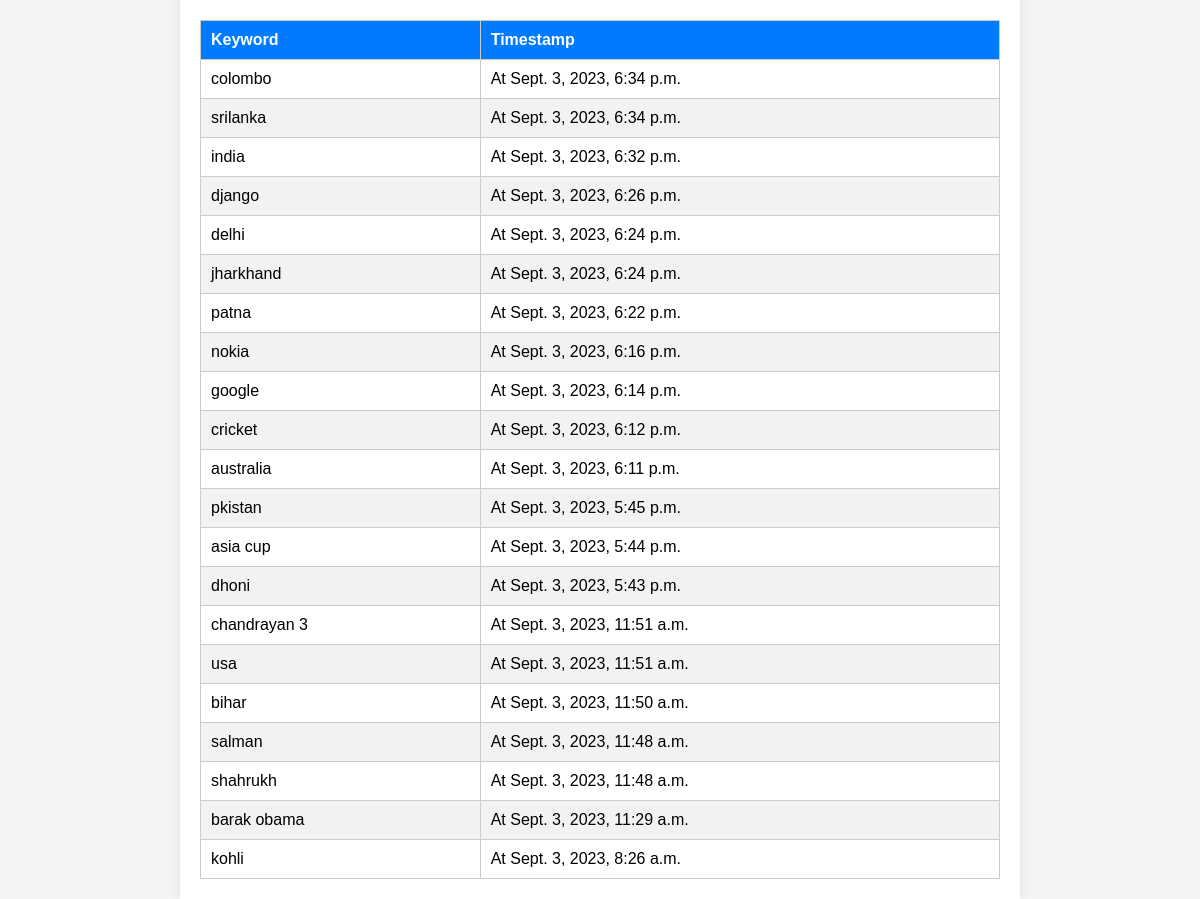
Page /history/ (signed in) on the committed database.
### news/models.py (models this page shows)
class History(models.Model):
    user = models.ForeignKey(User, on_delete=models.CASCADE)
    keyword = models.CharField(max_length=255)
    timestamp = models.DateTimeField(auto_now_add=True)

### news/views.py (the view)
# urls.py: path('history/',views.history,name='history'),
@login_required(login_url="signup")
def history(request):
    context = {'history':{}}
    try:
        history = History.objects.filter(user=request.user).order_by('-timestamp')
        context = {'history':history}
        return render(request,'news/history.html',context)
    except Exception as e:
        return render(request,'news/history.html',context)

### templates/news/history.html (shortened to what this page needs)
<!DOCTYPE html>
<html lang="en">
<head>
</head>
<body>
    <div class="container">
        <table>
            <thead>
                <tr>
                    <th>Keyword</th>
                    <th>Timestamp</th>
                </tr>
            </thead>
            <tbody>
                {% for i in history %}
                <tr>
                    <td>{{ i.keyword }}</td>
                    <td>At {{ i.timestamp }}</td>
                </tr>
                {% endfor %}
            </tbody>
        </table>
    </div>
</body>
</html>

### templates/news/history.html (style rules this page uses)
body { font-family: Arial, sans-serif; background-color: #f4f4f4; margin: 0; padding: 0; }
.container { max-width: 800px; margin: 0 auto; padding: 20px; background-color: #fff; box-shadow: 0 0 10px rgba(0, 0, 0, 0.1); }
table { width: 100%; border-collapse: collapse; }
th, td { border: 1px solid #ccc; padding: 10px; text-align: left; }
th { background-color: #007bff; color: #fff; }
tr:nth-child(even) { background-color: #f2f2f2; }

### rows in the picture
History: keyword "colombo", timestamp "Sept. 3, 2023, 6:34 p.m."
History: keyword "srilanka", timestamp "Sept. 3, 2023, 6:34 p.m."
History: keyword "india", timestamp "Sept. 3, 2023, 6:32 p.m."
History: keyword "django", timestamp "Sept. 3, 2023, 6:26 p.m."
History: keyword "delhi", timestamp "Sept. 3, 2023, 6:24 p.m."
History: keyword "jharkhand", timestamp "Sept. 3, 2023, 6:24 p.m."
History: keyword "patna", timestamp "Sept. 3, 2023, 6:22 p.m."
History: keyword "nokia", timestamp "Sept. 3, 2023, 6:16 p.m."
History: keyword "google", timestamp "Sept. 3, 2023, 6:14 p.m."
History: keyword "cricket", timestamp "Sept. 3, 2023, 6:12 p.m."
History: keyword "australia", timestamp "Sept. 3, 2023, 6:11 p.m."
History: keyword "pkistan", timestamp "Sept. 3, 2023, 5:45 p.m."
History: keyword "asia cup", timestamp "Sept. 3, 2023, 5:44 p.m."
History: keyword "dhoni", timestamp "Sept. 3, 2023, 5:43 p.m."
History: keyword "chandrayan 3", timestamp "Sept. 3, 2023, 11:51 a.m."
History: keyword "usa", timestamp "Sept. 3, 2023, 11:51 a.m."
History: keyword "bihar", timestamp "Sept. 3, 2023, 11:50 a.m."
History: keyword "salman", timestamp "Sept. 3, 2023, 11:48 a.m."
History: keyword "shahrukh", timestamp "Sept. 3, 2023, 11:48 a.m."
History: keyword "barak obama", timestamp "Sept. 3, 2023, 11:29 a.m."
History: keyword "kohli", timestamp "Sept. 3, 2023, 8:26 a.m."
